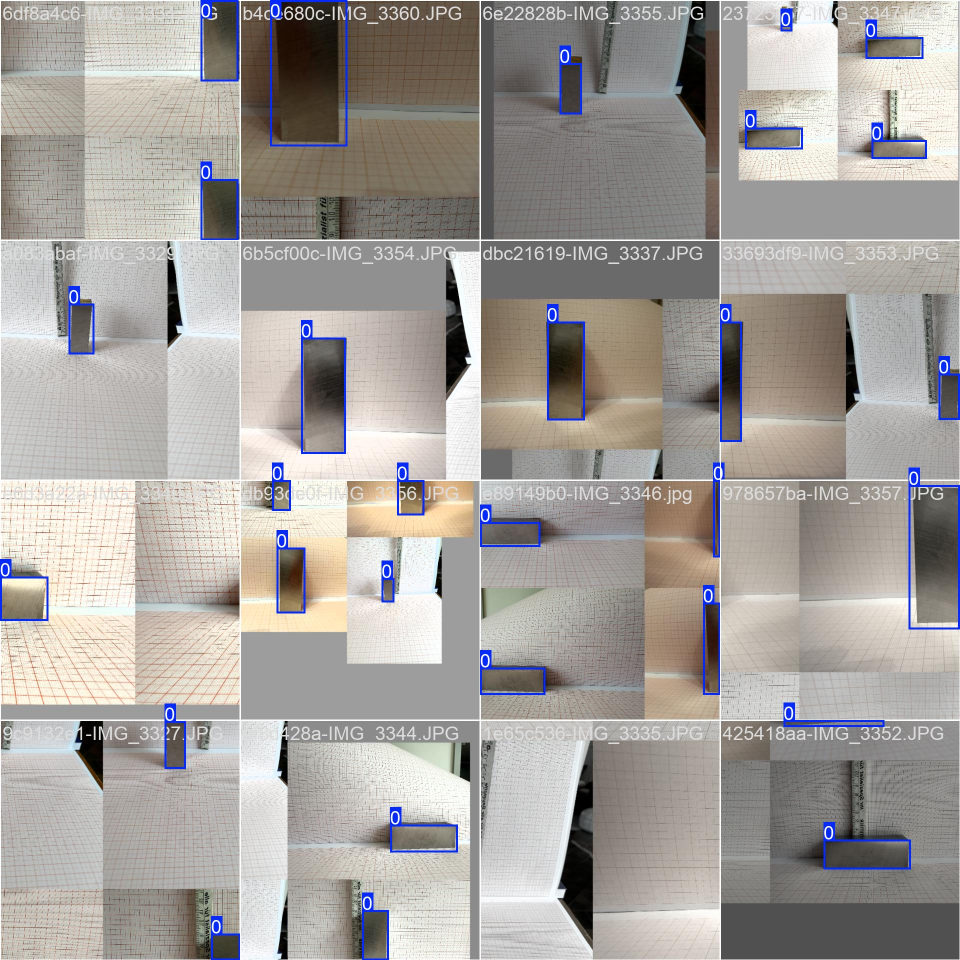
#> input picture backend/app/scripts /runs/detect/train/train_batch0.jpg, 1920 x 1920 px (shown at 1/2 size)
$ python -i metal_utils.py   (imports and definitions only)
#> lines starting #> are read from the running program, lines starting #| are printed output that depends on the picture; after the words box and inside, x2 and y2 are one past the last pixel; in counts of white or black regions, pixels touching at a corner belong together
#> further down, picture is the input picture: shape (1920, 1920, 3); mean B, G, R 156.4, 160, 164.3
import cv2
import numpy as np


# [8 lines left out: function load_and_scale_image, not called in this run]


def enhance_grid_detection(img: np.ndarray) -> tuple[np.ndarray, np.ndarray]:
    """Return edges and grayscale image with enhanced contrast."""
    gray = cv2.cvtColor(img, cv2.COLOR_BGR2GRAY)
    clahe = cv2.createCLAHE(clipLimit=2.0, tileGridSize=(8, 8))
    gray = clahe.apply(gray)
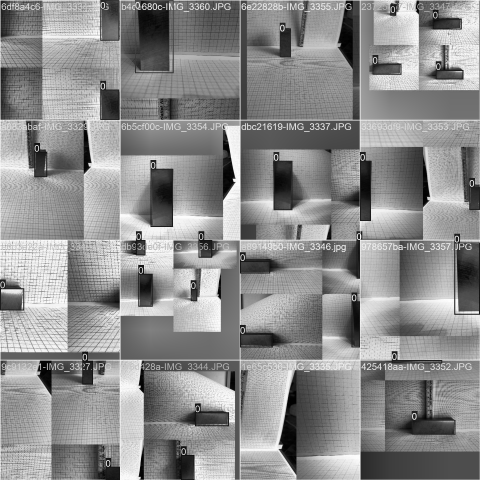
#> gray: shape (1920, 1920) (shown at 1/4 size); min 0, max 255, mean 141.3
    edges = cv2.Canny(gray, 30, 150, apertureSize=3)
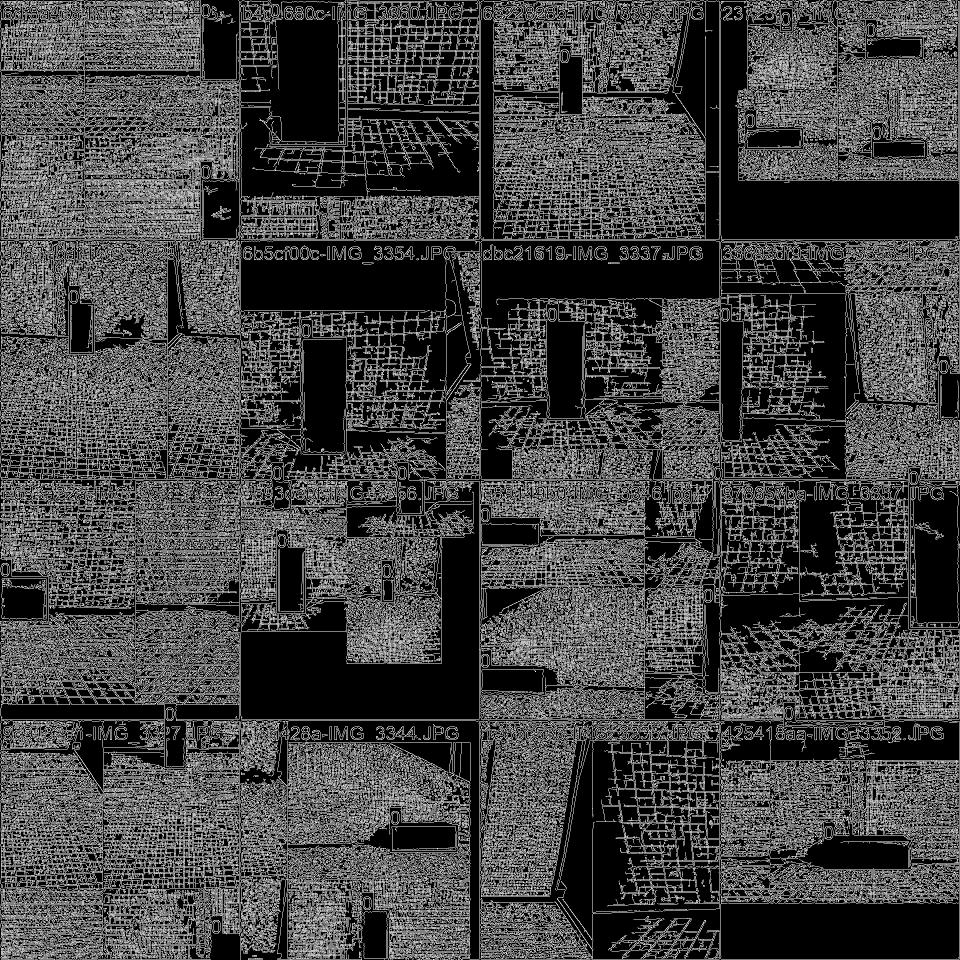
#> edges: shape (1920, 1920) (shown at 1/2 size); 26.2% white in thin lines or dots
    kernel = np.ones((3, 3), np.uint8)
    edges = cv2.dilate(edges, kernel, iterations=1)
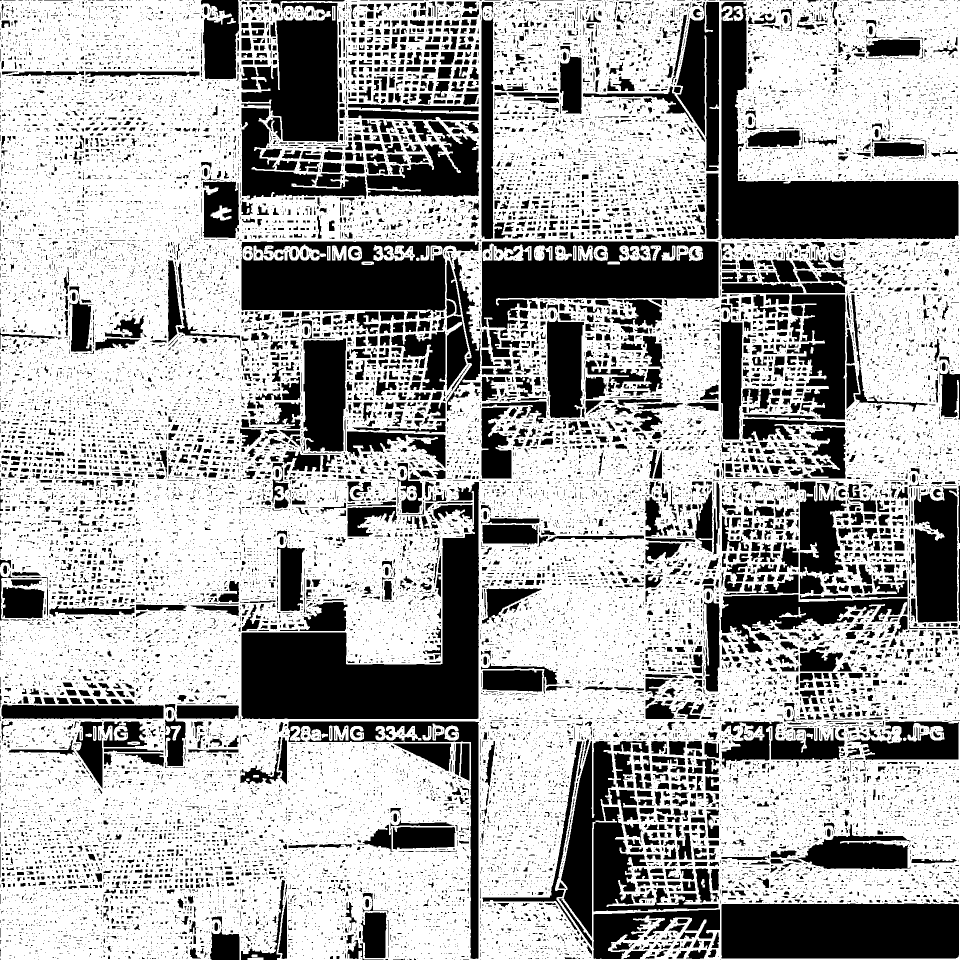
#> edges: shape (1920, 1920) (shown at 1/2 size); 66% white; 23962 black regions (20174 under 20 px), largest, box (x1, y1, x2, y2) and area: (483, 964, 958, 1438) 85272, (1443, 4, 1917, 478) 68381, (1443, 1807, 1918, 1917) 51841
    edges = cv2.erode(edges, kernel, iterations=1)
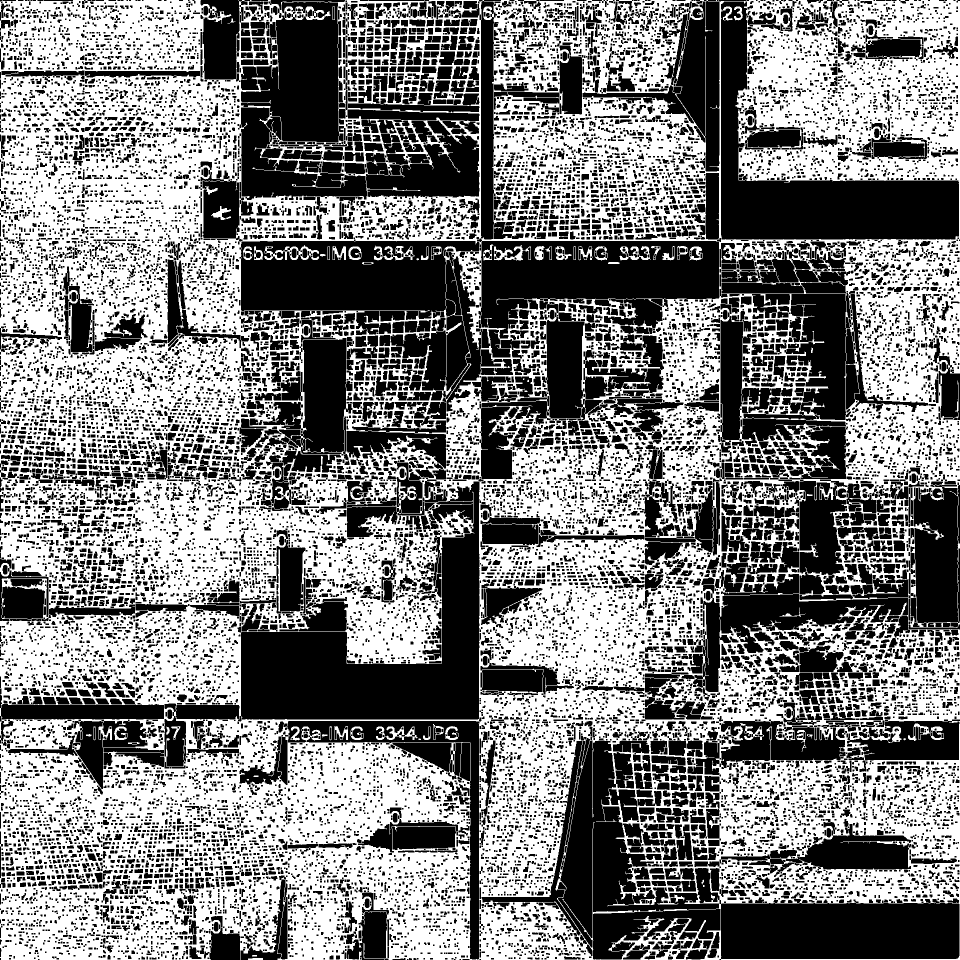
#> edges: shape (1920, 1920) (shown at 1/2 size); 50.9% white; 19529 black regions (10686 under 20 px), largest, box (x1, y1, x2, y2) and area: (964, 1472, 1919, 1920) 120544, (476, 0, 959, 400) 94619, (475, 951, 967, 1443) 90516
    return edges, gray


# [109 lines left out: functions compute_homography, detect_grid_cells, cluster_coords, calibrate_grid, not called in this run]

>>> import cv2
>>> picture = cv2.imread('runs/detect/train/train_batch0.jpg')
>>> result = enhance_grid_detection(picture)

$ run again, on backend/app/scripts /runs/detect/train/train_batch1.jpg
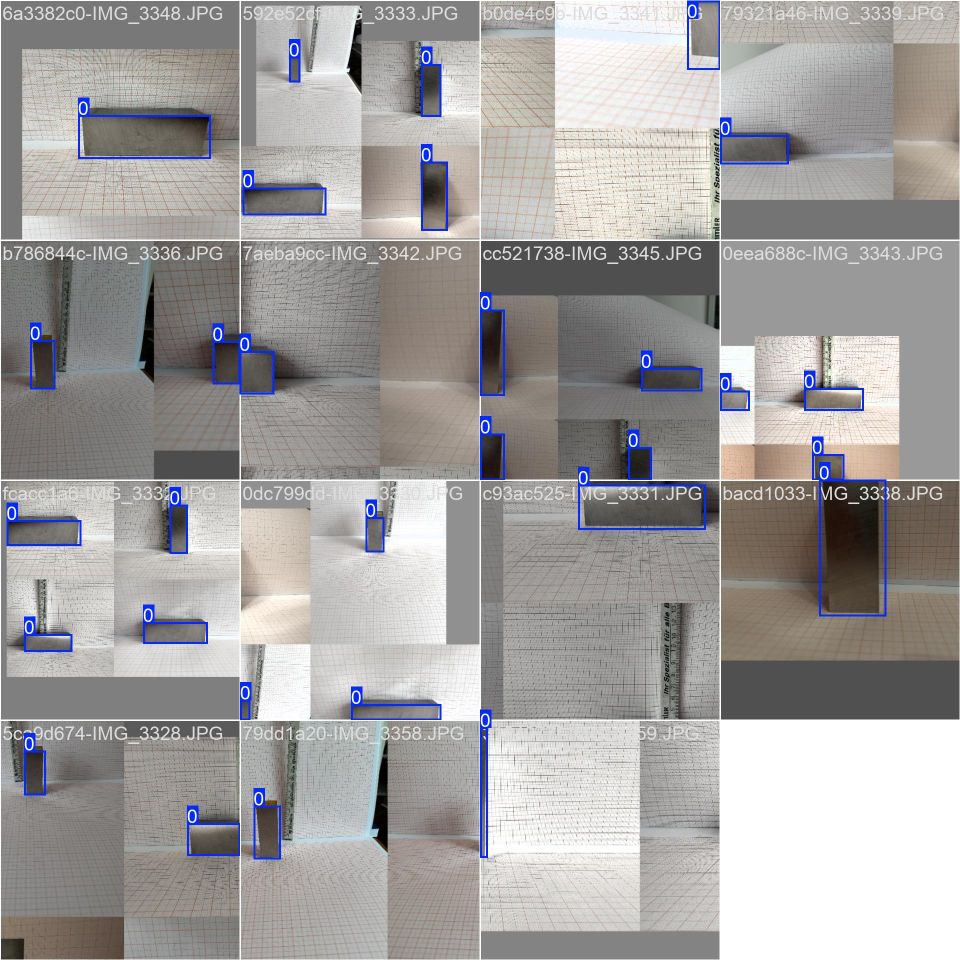
#> input picture backend/app/scripts /runs/detect/train/train_batch1.jpg, 1920 x 1920 px (shown at 1/2 size)
#> picture is the input picture: shape (1920, 1920, 3); mean B, G, R 159.2, 159.5, 162
#> in enhance_grid_detection, `edges = cv2.Canny(gray, 30, 150, apertureSize=3)`:
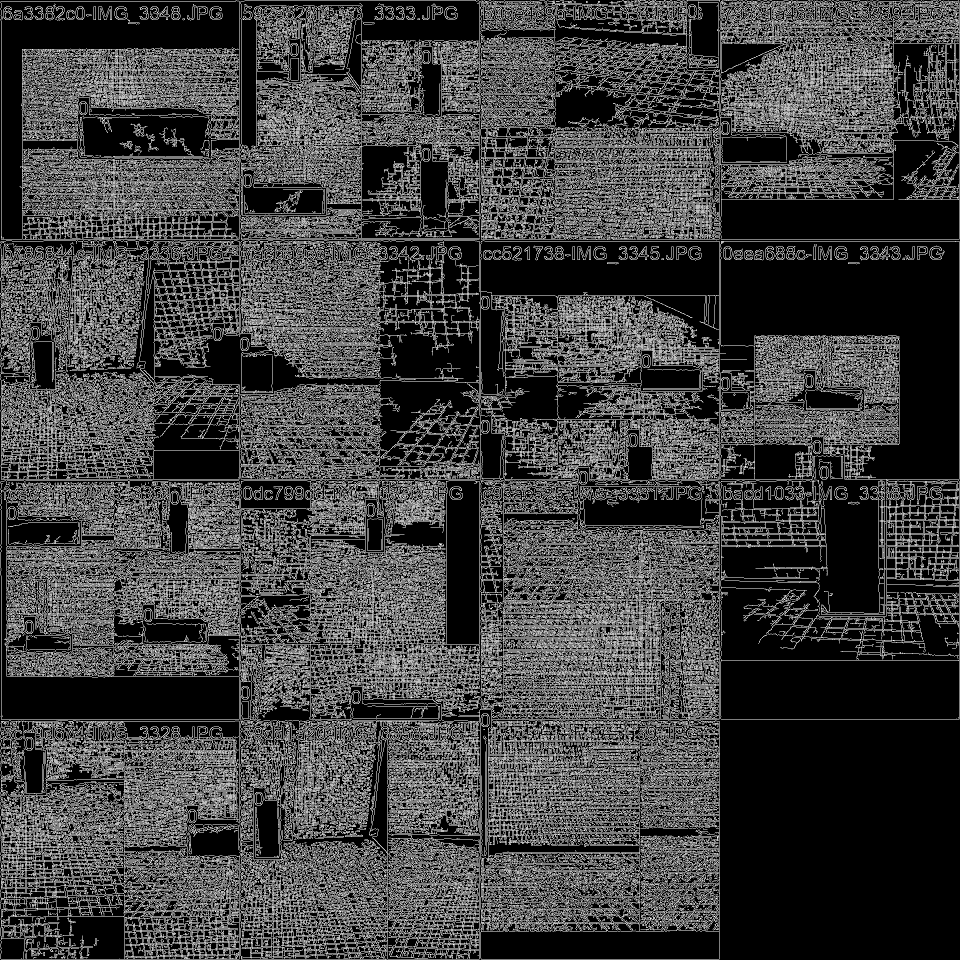
#> edges: shape (1920, 1920) (shown at 1/2 size); 25.3% white in thin lines or dots
#> in enhance_grid_detection, `edges = cv2.erode(edges, kernel, iterations=1)`:
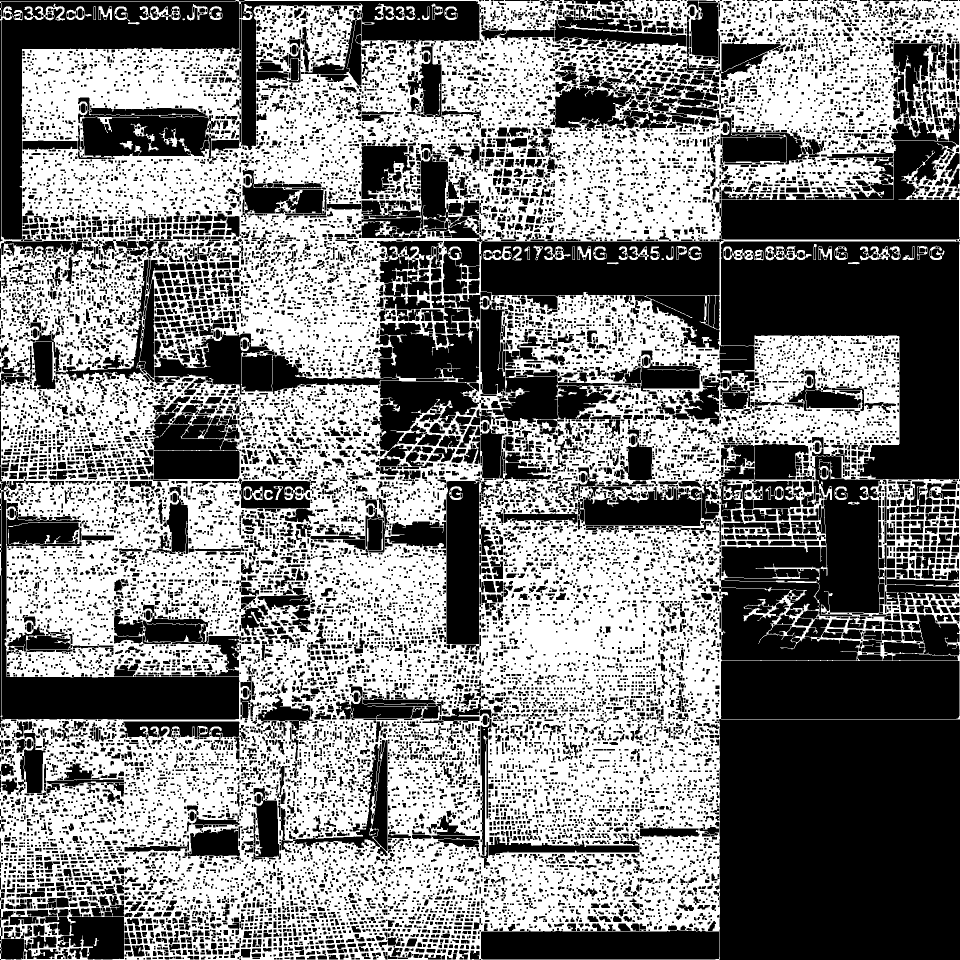
#> edges: shape (1920, 1920) (shown at 1/2 size); 49.7% white; 68 white regions (14 under 20 px), largest, box (x1, y1, x2, y2) and area: (0, 0, 1920, 1920) 1815362, (1530, 492, 1623, 521) 1077, (48, 7, 130, 41) 1021

$ run again, on backend/app/scripts /runs/detect/train/train_batch100.jpg
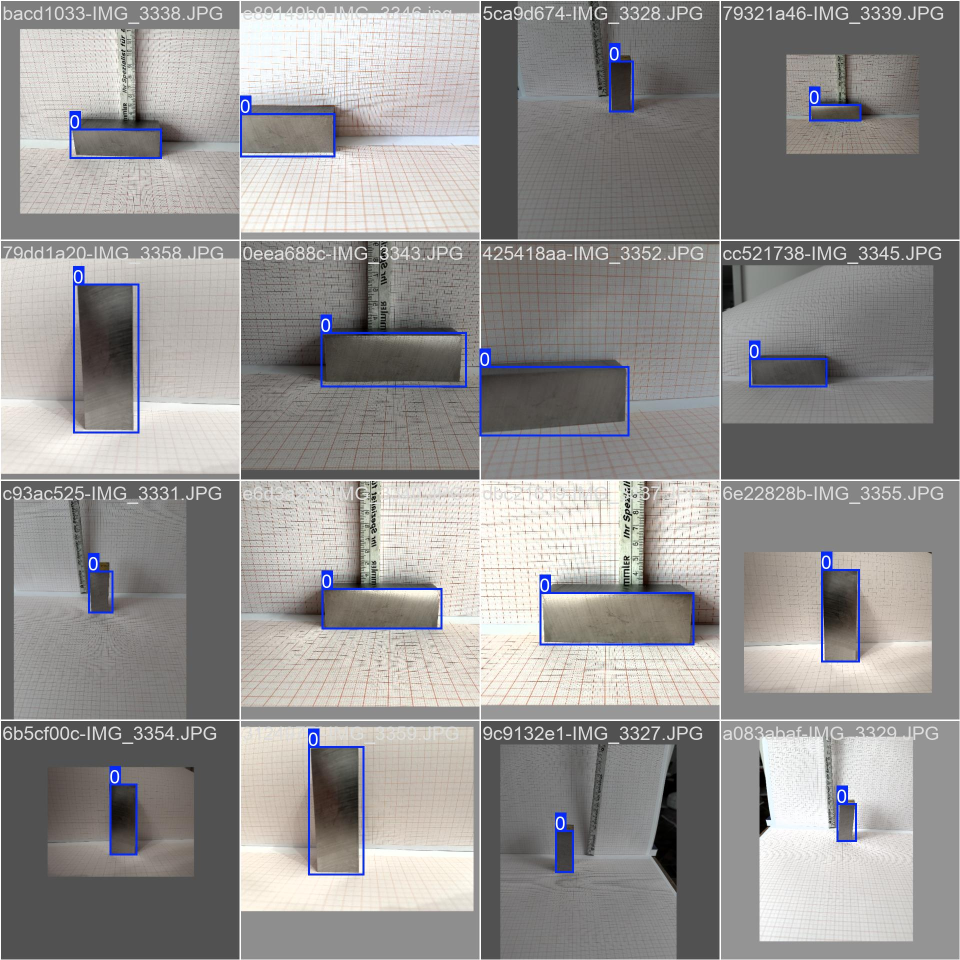
#> input picture backend/app/scripts /runs/detect/train/train_batch100.jpg, 1920 x 1920 px (shown at 1/2 size)
#> picture is the input picture: shape (1920, 1920, 3); mean B, G, R 145.1, 145.9, 148
#> in enhance_grid_detection, `edges = cv2.Canny(gray, 30, 150, apertureSize=3)`:
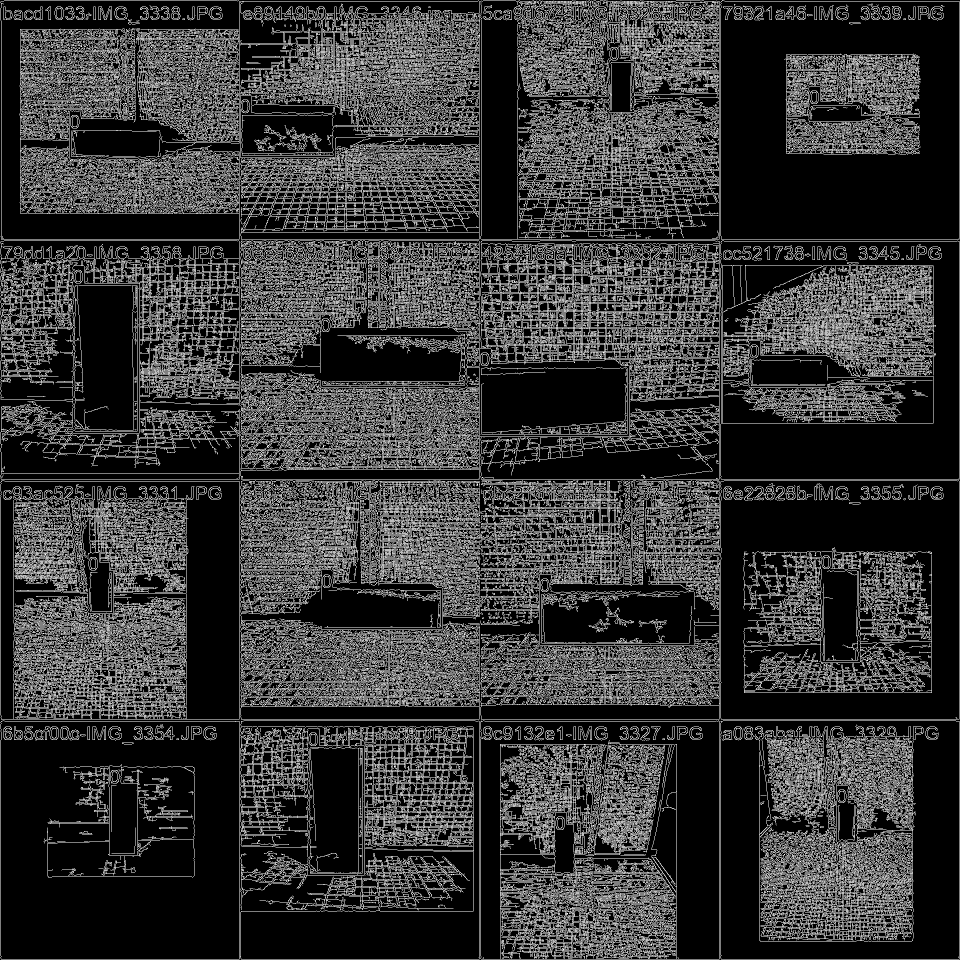
#> edges: shape (1920, 1920) (shown at 1/2 size); 21.7% white in thin lines or dots
#> in enhance_grid_detection, `edges = cv2.erode(edges, kernel, iterations=1)`:
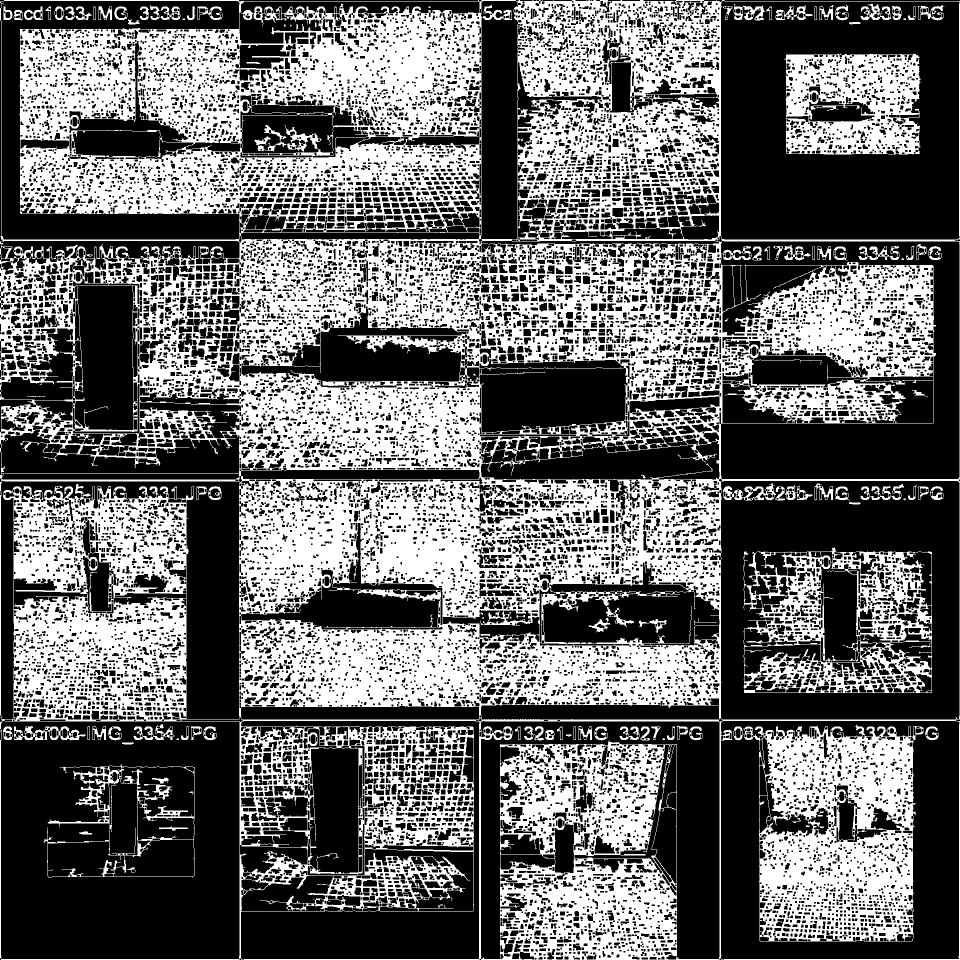
#> edges: shape (1920, 1920) (shown at 1/2 size); 41.9% white; 117 white regions (20 under 20 px), largest, box (x1, y1, x2, y2) and area: (0, 0, 1920, 1920) 1328445, (1467, 1449, 1848, 1883) 95272, (1487, 1095, 1864, 1386) 43595
